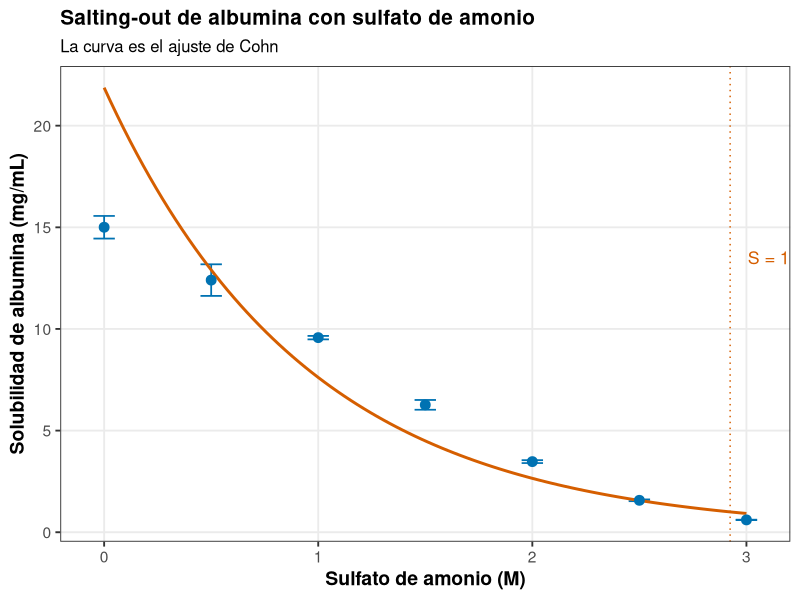
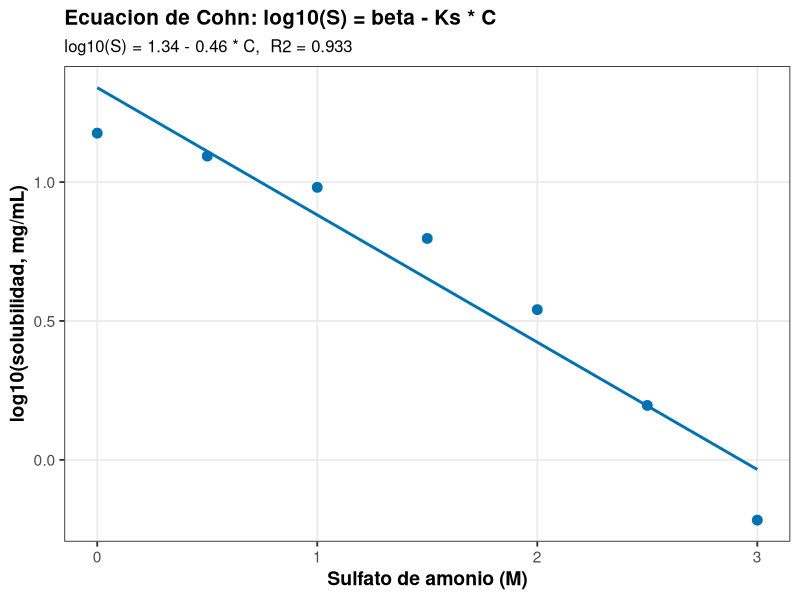
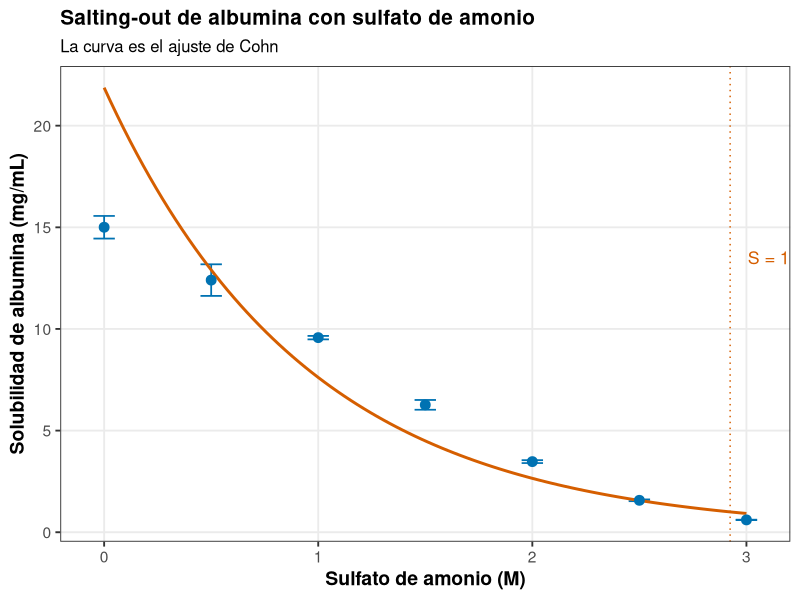
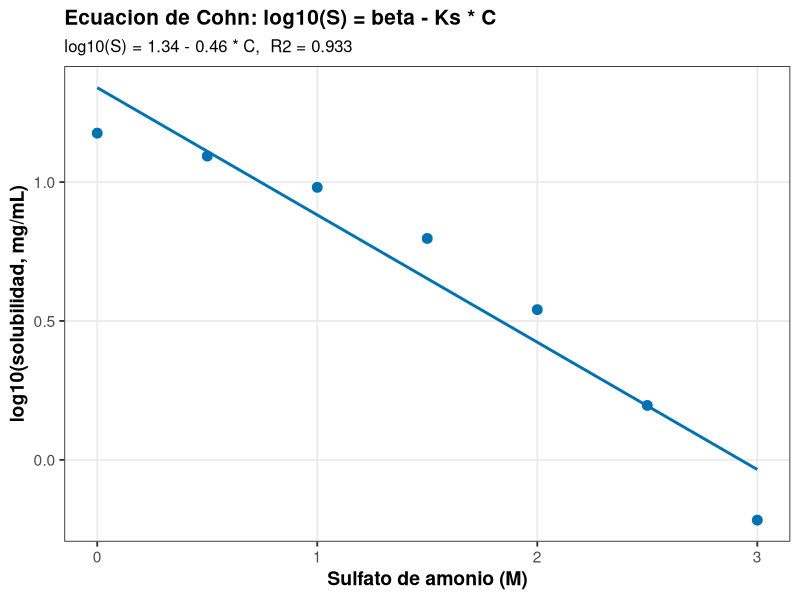

The R script that drew these images, in order:
# ==========================================================================
# 02. Precipitacion: ecuacion de Cohn (salting-out)
# ==========================================================================
# Autor: Dr. Jose Juan Torres Martinez
# Docente de Ciencias Quimicas
# Universidad Autonoma de San Luis Potosi (UASLP)
# Mexico
#
# Material academico para estudiantes
# Serie "Bioseparaciones" - Teoria, Unidad 2. Precipitacion
#
# Descripcion: Recorrido por la planta, segunda parada: el tanque de precipitacion. Aqui se agrega sulfato de amonio al caldo con albumina y se mide cuanta proteina queda disuelta a cada molaridad de sal. Se ajusta la ecuacion de Cohn, log10(S) = beta - Ks * C, a la solubilidad medida: la pendiente da Ks y la ordenada da beta, ambas calculadas por regresion a partir de los datos. Lo que se aprende aqui dice cuanta sal hay que agregar para precipitar la fraccion que se quiere.
#
# Objetivos de aprendizaje:
#   - Ajustar la ecuacion de Cohn por regresion lineal.
#   - Interpretar Ks como la sensibilidad de la solubilidad a la sal.
#   - Distinguir salting-in (solubilidad que sube con poca sal) de salting-out (solubilidad que cae con mucha sal).

# Datos: datos_cohn.csv (solubilidad de albumina medida, 3 replicas por molaridad de sulfato de amonio).
# Recorrido: llegamos al tanque de precipitacion con la albumina caracterizada en la parada anterior. Primera parada: resumir la solubilidad medida a cada molaridad de sal. Segunda parada: ajustar la ecuacion de Cohn y leer Ks y beta. En cada parada medimos, calculamos y comentamos que significa el resultado antes de seguir.
# ==========================================================================

library(tidyverse)

# --------------------------------------------------------------------------
# Carpeta de trabajo: la del propio script
# --------------------------------------------------------------------------
# El script resuelve solo la carpeta donde esta guardado y la pone como
# carpeta de trabajo, asi los archivos de datos se leen por su nombre y la
# grafica se guarda en la misma carpeta, sin editar rutas.
# Primero prueba la ruta del documento activo en RStudio o Positron, luego
# la ruta del archivo al correr con Rscript o source(), y si nada de eso
# da una ruta, se queda en la carpeta de trabajo actual.
ruta_script <- NULL
if (requireNamespace("rstudioapi", quietly = TRUE) &&
    rstudioapi::isAvailable()) {
  ruta_script <- tryCatch(
    rstudioapi::getActiveDocumentContext()$path,
    error = function(e) NULL
  )
}
if (is.null(ruta_script) || !nzchar(ruta_script)) {
  ruta_script <- tryCatch(sys.frame(1)$ofile, error = function(e) NULL)
}
# Con Rscript el archivo no deja marco en la pila, asi que su ruta viene
# en los argumentos de la linea de comandos (--file=...).
if (is.null(ruta_script) || !nzchar(ruta_script)) {
  archivo <- grep("--file=", commandArgs(trailingOnly = FALSE), value = TRUE)
  if (length(archivo) > 0) {
    ruta_script <- sub("--file=", "", archivo[1])
  }
}
if (!is.null(ruta_script) && nzchar(ruta_script)) {
  setwd(dirname(normalizePath(ruta_script, mustWork = FALSE)))
}

# Estilo de graficas: tema claro y legible, paleta apta para daltonicos
# (Okabe-Ito) y tamano de fuente base mayor, para que las graficas se
# lean bien en el reporte y en la presentacion.
paleta <- c("#0072B2", "#E69F00", "#009E73", "#CC79A7", "#56B4E9", "#D55E00")
tema <- theme_bw(base_size = 14) +
  theme(
    plot.title = element_text(face = "bold", size = 15),
    plot.subtitle = element_text(size = 12),
    axis.title = element_text(face = "bold"),
    legend.position = "bottom",
    legend.title = element_text(face = "bold"),
    panel.grid.minor = element_blank()
  )

# --------------------------------------------------------------------------
# Parada 1. Leer los datos y resumir por molaridad
# --------------------------------------------------------------------------
# Estamos frente al tanque de precipitacion. Tomamos las muestras del tanque a cada molaridad de sal y resumimos la solubilidad medida con su desviacion estandar: esa tabla es la foto de como la sal va sacando a la albumina de la solucion.
datos <- read_csv("datos_cohn.csv", show_col_types = FALSE)

resumen <- datos %>%
  group_by(molaridad_sulfato_M) %>%
  summarise(
    solubilidad_media = mean(solubilidad_mg_ml),
    de = sd(solubilidad_mg_ml),
    .groups = "drop"
  )

print(resumen)

# --------------------------------------------------------------------------
# Parada 2. Ajuste de la ecuacion de Cohn
# --------------------------------------------------------------------------
# Seguimos en el tanque: ahora ajustamos la ecuacion de Cohn a los datos resumidos. La pendiente del ajuste es Ks, que dice que tan sensible es la solubilidad a la sal, y la ordenada es beta. Con esos dos numeros se predice a que concentracion de sal cae la solubilidad a 1 mg/mL.
# Ecuacion de Cohn: log10(S) = beta - Ks * C, donde S es la solubilidad
# en mg/mL y C la molaridad de la sal. Se ajusta log10(S) contra C.
ajuste <- lm(log10(solubilidad_media) ~ molaridad_sulfato_M, data = resumen)
print(summary(ajuste))

beta <- coef(ajuste)[["(Intercept)"]]
ks <- -coef(ajuste)[["molaridad_sulfato_M"]]

tabla_cohn <- tibble(beta = beta, ks_por_M = ks)
print(tabla_cohn)

# Concentracion de sal a la que la solubilidad cae a 1 mg/mL.
c_1mg_ml <- (beta - log10(1)) / ks
print(tibble(c_sal_1_mg_ml_M = c_1mg_ml))

# --------------------------------------------------------------------------
# Parada 3. Grafica 1: solubilidad contra molaridad de sal
# --------------------------------------------------------------------------
# Graficamos lo que pasa dentro del tanque: cada punto es la solubilidad media a una molaridad de sal, con su barra de desviacion estandar; la curva es el ajuste de Cohn y el texto marca la sal a la que la solubilidad cae a 1 mg/mL.
curva_cohn <- tibble(
  molaridad_sulfato_M = seq(min(resumen$molaridad_sulfato_M),
                            max(resumen$molaridad_sulfato_M), length.out = 100)
) %>%
  mutate(solubilidad_ajustada = 10^predict(ajuste, newdata = .))
grafica_s <- ggplot(
  resumen,
  aes(x = molaridad_sulfato_M, y = solubilidad_media)
) +
  geom_errorbar(aes(ymin = solubilidad_media - de,
                    ymax = solubilidad_media + de),
                width = 0.1, linewidth = 0.6, color = paleta[1]) +
  geom_line(data = curva_cohn,
            aes(x = molaridad_sulfato_M, y = solubilidad_ajustada),
            color = paleta[6], linewidth = 1) +
  geom_point(size = 3, color = paleta[1]) +
  geom_vline(xintercept = c_1mg_ml, linetype = "dotted", color = paleta[6]) +
  annotate("text", x = c_1mg_ml, y = max(resumen$solubilidad_media) * 0.9,
           label = paste0("S = 1 mg/mL a ", round(c_1mg_ml, 2), " M"),
           hjust = -0.1, size = 4.5, color = paleta[6]) +
  labs(
    x = "Sulfato de amonio (M)",
    y = "Solubilidad de albumina (mg/mL)",
    title = "Salting-out de albumina con sulfato de amonio",
    subtitle = "La curva es el ajuste de Cohn"
  ) +
  tema

print(grafica_s)

# --------------------------------------------------------------------------
# Parada 4. Grafica 2: ajuste de Cohn (log10 S contra C)
# --------------------------------------------------------------------------
# Seguimos a la segunda grafica: la misma solubilidad en escala logaritmica, donde el ajuste de Cohn se ve como una recta. Si los puntos caen sobre la recta, el modelo describe lo que pasa en el tanque.
ecuacion_cohn <- paste0(
  "log10(S) = ", round(beta, 2), " - ", round(ks, 2),
  " * C,  R2 = ", round(summary(ajuste)$r.squared, 3)
)
grafica_cohn <- ggplot(
  resumen,
  aes(x = molaridad_sulfato_M, y = log10(solubilidad_media))
) +
  geom_point(size = 3, color = paleta[1]) +
  geom_smooth(method = "lm", se = FALSE, linewidth = 1, color = paleta[1]) +
  labs(
    x = "Sulfato de amonio (M)",
    y = "log10(solubilidad, mg/mL)",
    title = "Ecuacion de Cohn: log10(S) = beta - Ks * C",
    subtitle = ecuacion_cohn
  ) +
  tema

print(grafica_cohn)

# --------------------------------------------------------------------------
# 5. Exportar las graficas
# --------------------------------------------------------------------------
# Antes de salir del tanque de precipitacion guardamos las dos graficas del recorrido.
ggsave("02_solubilidad.png", grafica_s,
       width = 18, height = 12, units = "cm", dpi = 300)
ggsave("02_cohn.png", grafica_cohn,
       width = 18, height = 12, units = "cm", dpi = 300)

# --------------------------------------------------------------------------
# Interpretacion
# --------------------------------------------------------------------------
# Grafica 1 (solubilidad contra molaridad): el eje x es la molaridad de sulfato de amonio en M y el eje y es la solubilidad de albumina en mg/mL.
# - La solubilidad cae de 15 mg/mL sin sal a menos de 1 mg/mL a 3 M: el salting-out es fuerte y monotono en este intervalo. Esto significa que en el tanque basta subir la sal para sacar casi toda la albumina de la solucion, y por eso lo siguiente es separar ese precipitado en la centrifuga.
# Grafica 2 (ajuste de Cohn): el eje x es la molaridad de sulfato de amonio en M y el eje y es log10 de la solubilidad en mg/mL (escala logaritmica).
# - El ajuste de Cohn es lineal en escala logaritmica; su pendiente Ks mide cuanto baja la solubilidad por cada mol por litro de sal. Esto significa que con Ks y beta se calcula la sal necesaria para cualquier fraccion que se quiera precipitar.

# --------------------------------------------------------------------------
# Que aprendimos
# --------------------------------------------------------------------------
# - La ecuacion de Cohn se obtiene de los datos por regresion, no de un valor supuesto: beta y Ks salen del ajuste.
# - Con Ks y beta se predice a que concentracion de sal precipita una fraccion dada de la proteina.
# Terminamos el recorrido en el tanque de precipitacion: ya sabemos cuanta sal precipita la albumina y como calcularlo. Seguimos a la siguiente parada de la linea: el equipo de rompimiento celular, donde se libera la proteina que esta dentro de las celulas.
